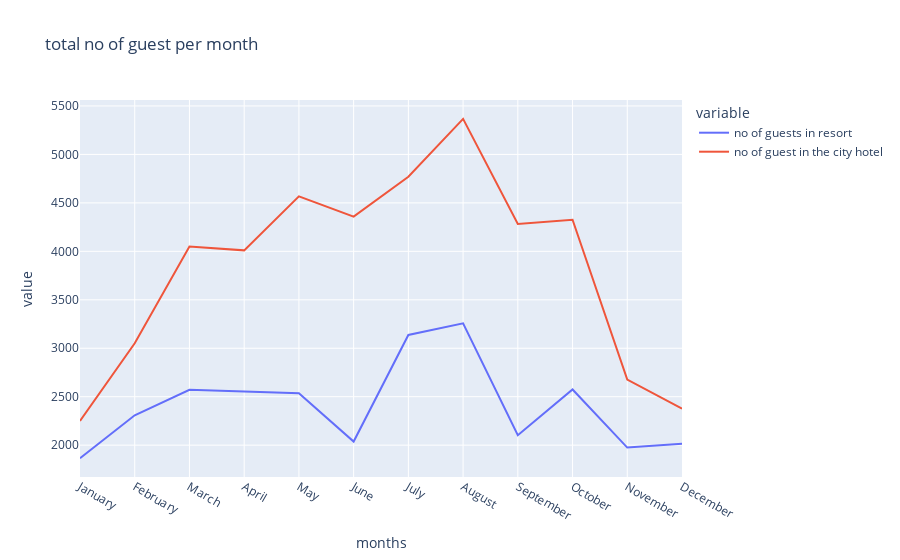

Notebook source saved alongside this figure:
### Code cell
px.line(data_frame=finalrush2,x='months',y=['no of guests in resort','no of guest in the city hotel'],title='total no of guest per month')

### Figure 1 — Plotly figure (JSON) as saved in the notebook; plotly's stock layout.template omitted (floating-point values rounded to 4 significant figures)
{"data": [{"hovertemplate": "variable=no of guests in resort<br>months=%{x}<br>value=%{y}<extra></extra>", "legendgroup": "no of guests in resort", "line": {"color": "#636efa", "dash": "solid"}, "marker": {"symbol": "circle"}, "mode": "lines", "name": "no of guests in resort", "orientation": "v", "showlegend": true, "type": "scatter", "x": ["January", "February", "March", "April", "May", "June", "July", "August", "September", "October", "November", "December"], "xaxis": "x", "y": [1866, 2308, 2571, 2550, 2535, 2037, 3137, 3257, 2102, 2575, 1975, 2014], "yaxis": "y"}, {"hovertemplate": "variable=no of guest in the city hotel<br>months=%{x}<br>value=%{y}<extra></extra>", "legendgroup": "no of guest in the city hotel", "line": {"color": "#EF553B", "dash": "solid"}, "marker": {"symbol": "circle"}, "mode": "lines", "name": "no of guest in the city hotel", "orientation": "v", "showlegend": true, "type": "scatter", "x": ["January", "February", "March", "April", "May", "June", "July", "August", "September", "October", "November", "December"], "xaxis": "x", "y": [2249, 3051, 4049, 4010, 4568, 4358, 4770, 5367, 4283, 4326, 2676, 2377], "yaxis": "y"}], "layout": {"legend": {"title": {"text": "variable"}, "tracegroupgap": 0}, "title": {"text": "total no of guest per month"}, "xaxis": {"anchor": "y", "domain": [0, 1], "title": {"text": "months"}}, "yaxis": {"anchor": "x", "domain": [0, 1], "title": {"text": "value"}}}}
